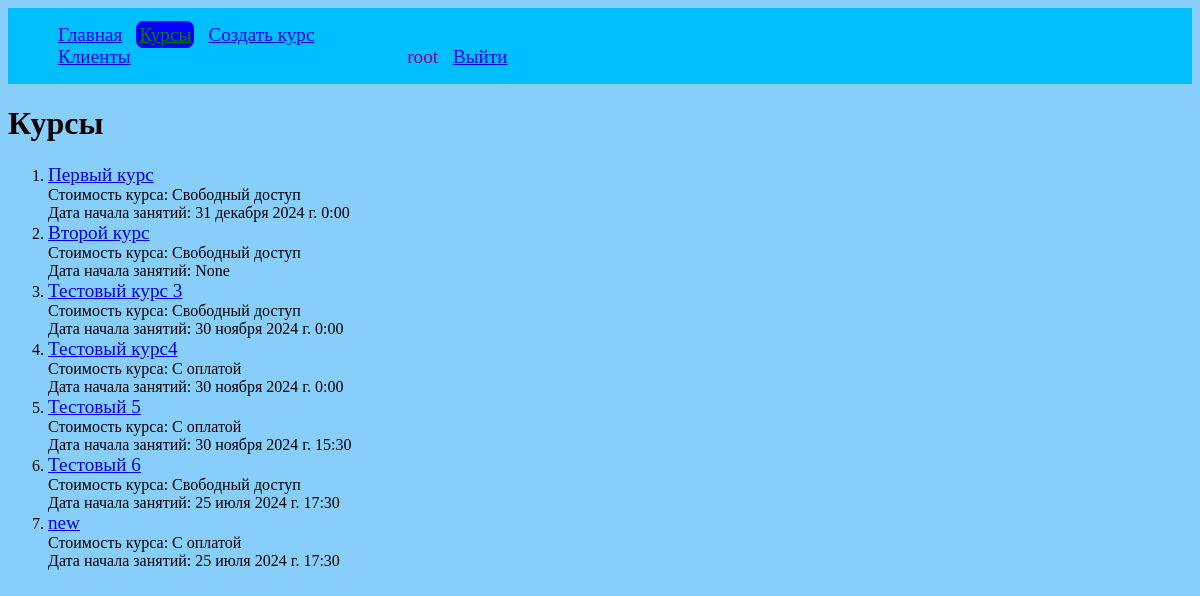
Page /course (signed in) on the committed database.
### mainapp/models.py (models this page shows, shortened)
class User(AbstractUser):
    class Status(models.IntegerChoices):
        STUDENT = 0, 'Студент'
        TEACHER = 1, 'Преподаватель'
    is_teacher = models.BooleanField(choices=Status.choices, default=Status.STUDENT)
    groups = models.ManyToManyField('Groups', blank=True)

class Courses(models.Model):
    class Status(models.IntegerChoices):
        Free = 0, 'Свободный доступ'
        Payment = 1, 'C оплатой'
    title = models.CharField(max_length=255)
    content = models.TextField(blank=True)
    slug = models.SlugField(default=None, unique=True, db_index=True)
    time_create = models.DateTimeField(auto_now_add=True)
    time_update = models.DateTimeField(auto_now=True)
    time_start = models.DateTimeField(default=None)
    author = models.ForeignKey(User, on_delete=models.SET_DEFAULT, default='Автор не указан')
    price = models.BooleanField(choices=Status.choices, default=Status.Free)
    min_students = models.IntegerField(blank=True, default=1)
    max_students = models.IntegerField(default=30)
    def get_absolute_url(self):
        return reverse('course', kwargs={'course_slug': self.slug})
    def get_price(self):
        return Courses.Status.labels[self.price]

### mainapp/views.py (the view, shortened to what this page needs)
# urls.py: path('course', views.course, name='course'),
@login_required
def course(request, course_slug=None, lesson_id=None):
    courses, lessons, lesson, join_move = None, None, None, None
    courses_list = Courses.objects.all()
    context = {
        'page': '/course',
        'user': request.user,
        'courses_li': courses_list,
        'courses': courses,
        'lessons': lessons,
        'lesson': lesson,
        'join': join_move
    }
    return render(request, 'course.html', context)

### mainapp/templates/course.html (shortened to what this page needs)
{% extends "basepage.html" %}
{% block content%}
{% if not courses %}
    <h1> Курсы </h1>
    {% if courses_li %}
        <ol>
        {% for course in courses_li %}
            <li>
                <a href="{{ course.get_absolute_url }}">{{ course.title }}</a>
                <br>Стоимость курса: {{ course.get_price }}
                <br>Дата начала занятий: {{ course.time_start }}
            </li>
        {% endfor %}
        </ol>
    {% endif %}
{% endif %}
{% endblock%}

### mainapp/templates/basepage.html (shortened to what this page needs)
<!DOCTYPE html>
<html lang="en">
<head>
</head>
<body>
<div class="container">
    <div class="box">
        <div class="menu_bar">
            <ul class="ul_top_hypers">
                <li class="button">
                    <a class="{% if page == '/home' %} active {% endif %}" href="{% url 'home' %}">Главная</a>
                </li>
                <li class="button">
                    <a class="{% if page == '/course' %} active {% endif %}" href="{% url 'course' %}">Курсы</a>
                </li>
                {% if user.is_teacher %}
                <li class="button">
                    <a class="{% if page == '/add_course' %} active {% endif %}" href="{% url 'add_course' %}">Создать курс</a>
                </li>
                {% endif %}
                {% if user.is_staff %}
                <li class="button">
                    <a class="{% if page == '/customers' %} active {% endif %}" href="{% url 'customers' %}">Клиенты</a>
                </li>
                {% endif %}
            </ul>
        </div>
        <div class="menu_bar">
            <ul class="ul_top_hypers">
                {% if not user.is_authenticated %}
                <li class="button">
                    <a class="{% if page == '/login' %} active {% endif %}" href="{% url 'login' %}">Войти</a>
                </li>
                <li class="button">
                    <a class="{% if page == '/register' %} active {% endif %}" href="{% url 'register' %}">Зарегистрироваться</a>
                </li>
                {% else %}
                <li class="username">
                    {{ user.username }}
                </li>
                <li class="button">
                    <a href="{% url 'logout' %}">Выйти</a>
                </li>
                {% endif %}
            </ul>
        </div>
    </div>
</div>
{% block content%}
{% endblock %}
</body>
</html>

### mainapp/templates/basepage.html (style rules this page uses)
a { font-size: 120% }
.active { color: green; background-color: blue; border: 3px solid blue; border-radius: 8px; }
body { background-color: LightSkyBlue }
.box div { width: 30%; display:inline-block; }
.button { margin-left: 10px; }
.container { overflow:hidden; background-color: DeepSkyBlue; }
.menu_bar { background-color: DeepSkyBlue; }
.ul_top_hypers li { display: inline; }
.username { font-size: 120%; color: DarkMagenta }

### rows in the picture
User: username "root"
Courses: title "Первый курс", get_price "Свободный доступ", time_start "31 декабря 2024 г. 0:00"
Courses: title "Второй курс", get_price "Свободный доступ", time_start "None"
Courses: title "Тестовый курс 3", get_price "Свободный доступ", time_start "30 ноября 2024 г. 0:00"
Courses: title "Тестовый курс4", get_price "C оплатой", time_start "30 ноября 2024 г. 0:00"
Courses: title "Тестовый 5", get_price "C оплатой", time_start "30 ноября 2024 г. 15:30"
Courses: title "Тестовый 6", get_price "Свободный доступ", time_start "25 июля 2024 г. 17:30"
Courses: title "new", get_price "C оплатой", time_start "25 июля 2024 г. 17:30"
